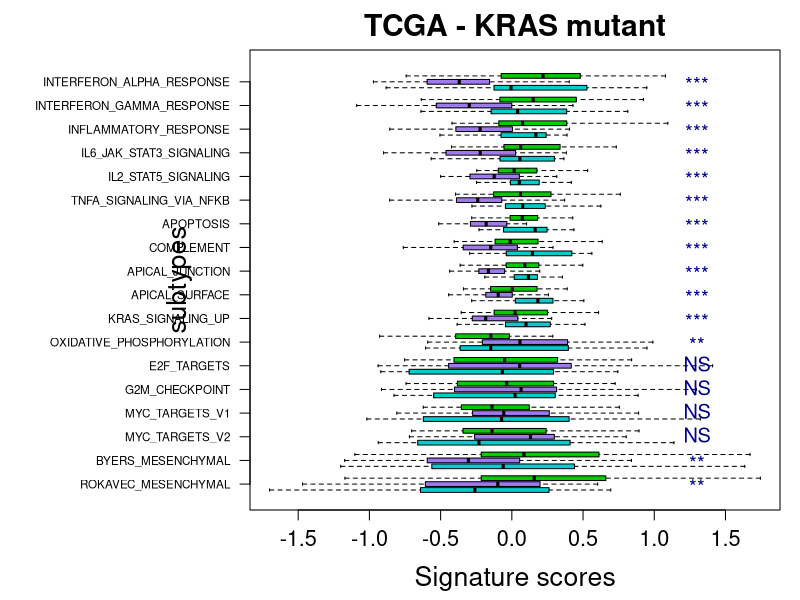

Generate this figure with R:
sets <- rev(c("HALLMARK_INTERFERON_ALPHA_RESPONSE", "HALLMARK_INTERFERON_GAMMA_RESPONSE",
				"HALLMARK_INFLAMMATORY_RESPONSE", 
				"HALLMARK_IL6_JAK_STAT3_SIGNALING", "HALLMARK_IL2_STAT5_SIGNALING", "HALLMARK_TNFA_SIGNALING_VIA_NFKB", 
				"HALLMARK_APOPTOSIS", "HALLMARK_COMPLEMENT", "HALLMARK_APICAL_JUNCTION", "HALLMARK_APICAL_SURFACE",
				"HALLMARK_KRAS_SIGNALING_UP",
				"HALLMARK_OXIDATIVE_PHOSPHORYLATION", "HALLMARK_E2F_TARGETS",
				"HALLMARK_G2M_CHECKPOINT", "HALLMARK_MYC_TARGETS_V1", "HALLMARK_MYC_TARGETS_V2",
				"BYERS_MESENCHYMAL_SIGNATURE", "ROKAVEC_MESENCHYMAL_SIGNATURE"))

metadata <- read.table("../data/TCGA_KRASmut_subtypes.tsv", sep="\t", header=TRUE, check.names=FALSE)
metadata <- metadata[! metadata$Subtype %in% "unclassified", ]
metadata$Subtype <- factor(metadata$Subtype, levels=c("MUC", "PRO", "MES"))

scores <- subtypes <- levels <- pvalues <- c()
for (set in sets) {
	scores <- c(scores, metadata[,set], 0)
	subtypes <- c(subtypes, paste0(set,metadata$Subtype), paste0(set,"4"))
	levels <- c(levels, paste0(set,"MUC"), paste0(set, "PRO"), paste0(set, "MES"), paste0(set, "4"))
	pvalues <- c(pvalues, kruskal.test(metadata[,set] ~ metadata$Subtype)$p.value)
}
names(pvalues) <- sets
FDR <- p.adjust(pvalues, method="BH")
asterisks <- rep("NS", length(sets))
asterisks[FDR<0.05] <- "*"
asterisks[FDR<0.01] <- "**"
asterisks[FDR<0.001] <- "***"

subtypes <- gsub("HALLMARK_", "", subtypes)
subtypes <- gsub("_SIGNATURE", "", subtypes)
levels <- gsub("HALLMARK_", "", levels)
levels <- gsub("_SIGNATURE", "", levels)
sets <- gsub("HALLMARK_", "", sets)
sets <- gsub("_SIGNATURE", "", sets)

subtypes <- factor(subtypes, levels=levels)
colors <- rep(c("cyan3", "mediumpurple2", "green3", "white"), times=length(sets))

pdf("../figures/FigS3_TCGAmut_HallmarkSignatureBarplots.pdf", width=6.5, height=7.5)
par(mar=c(4.5,12.5,2.5,1))
boxplot(scores ~ subtypes, horizontal=TRUE, col=colors, outline=FALSE,
				border=c(rep("black",3),"white"), 
				cex.main = 1.8, cex.lab = 1.6, cex.axis = 1.3,
				xlab="Signature scores", yaxt="n", main="TCGA - KRAS mutant")
axis(side=2, at=seq(from=2, to=4*length(sets), by=4), labels=sets, las=2, cex.axis=0.7)
text(x=1.3, y=seq(from=2, to=4*length(sets), by=4)+0.3, labels=asterisks, cex=1.2, col="darkblue")
dev.off()
